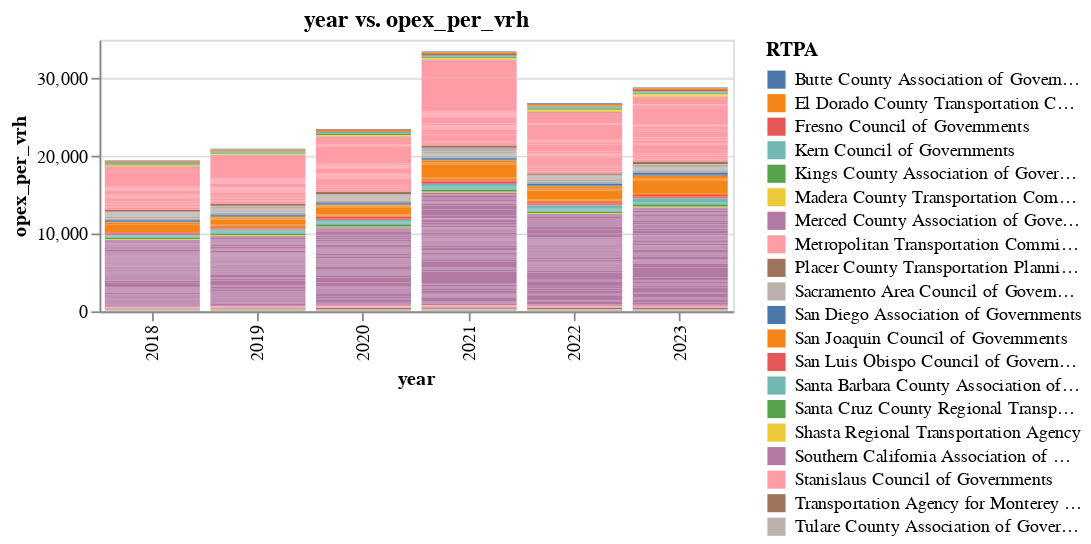

The cell this chart's notebook holds for it:
### Code cell
make_bar(
    by_agency,
    x_ax="year",
    y_ax="opex_per_vrh",
    color="RTPA"
)

### Figure 1 — Vega-Lite specification as saved in the notebook (floating-point values rounded to 4 significant figures; data arrays with more than 128 entries replaced by an {"elided": "..."} marker saying what was removed)
{"config": {"view": {"continuousWidth": 300, "continuousHeight": 300}}, "data": {"name": "data-5875e192231de136e9ebfc263dfcc35d"}, "mark": {"type": "bar"}, "encoding": {"color": {"field": "RTPA", "type": "nominal"}, "tooltip": [{"field": "year", "type": "nominal"}, {"field": "opex_per_vrh", "type": "quantitative"}, {"field": "agency_name", "type": "nominal"}], "x": {"field": "year", "type": "nominal"}, "y": {"field": "opex_per_vrh", "sort": "-x", "type": "quantitative"}}, "height": 150, "params": [{"name": "param_1", "select": {"type": "interval", "encodings": ["x", "y"]}, "bind": "scales"}], "title": "year vs. opex_per_vrh", "width": 350, "$schema": "https://vega.github.io/schema/vega-lite/v5.20.1.json", "datasets": {"data-5875e192231de136e9ebfc263dfcc35d": {"elided": "964 records"}}}
